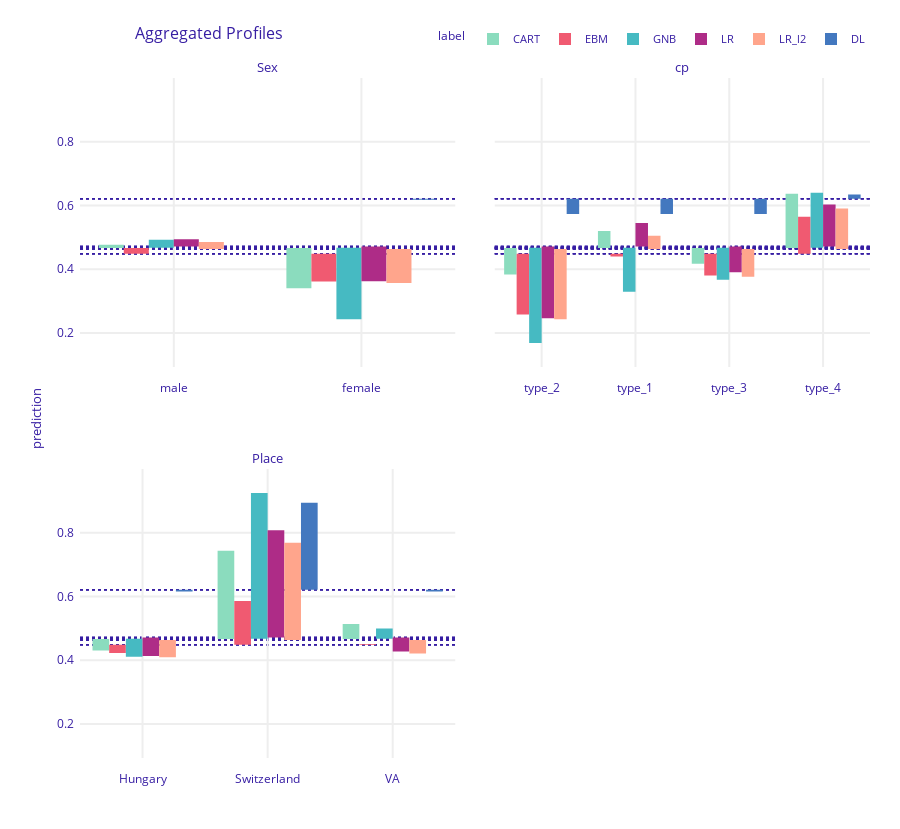

Source (notebook cell):
### Markdown cell above
### Plot Aggregated Profiles for Categorical

### Code cell
pd_cart_cat.plot([pd_ebm_cat, pd_gnb_cat, pd_lr_cat, pd_lr_l2_cat, pd_dl_cat], variables=cat_feat)

### Figure 1 — Plotly figure (JSON) as saved in the notebook; plotly's stock layout.template omitted (floating-point values rounded to 4 significant figures)
{"data": [{"alignmentgroup": "True", "base": [0.4667, 0.4667], "customdata": [[0.4767, "CART", "Sex"], [0.34, "CART", "Sex"]], "hovertemplate": "<b>%{hovertext}</b><br><br>mean_prediction=%{base:.3f}<br>prediction=%{customdata[0]:.3f}<extra></extra>", "hovertext": ["CART", "CART"], "legendgroup": "CART", "marker": {"color": "#8bdcbe", "pattern": {"shape": ""}}, "name": "CART", "offsetgroup": "CART", "orientation": "v", "showlegend": true, "textposition": "auto", "type": "bar", "x": ["male", "female"], "xaxis": "x3", "y": [0.01, -0.1267], "yaxis": "y3"}, {"alignmentgroup": "True", "base": [0.4667, 0.4667, 0.4667, 0.4667], "customdata": [[0.3833, "CART", "cp"], [0.52, "CART", "cp"], [0.4167, "CART", "cp"], [0.6367, "CART", "cp"]], "hovertemplate": "<b>%{hovertext}</b><br><br>mean_prediction=%{base:.3f}<br>prediction=%{customdata[0]:.3f}<extra></extra>", "hovertext": ["CART", "CART", "CART", "CART"], "legendgroup": "CART", "marker": {"color": "#8bdcbe", "pattern": {"shape": ""}}, "name": "CART", "offsetgroup": "CART", "orientation": "v", "showlegend": false, "textposition": "auto", "type": "bar", "x": ["type_2", "type_1", "type_3", "type_4"], "xaxis": "x4", "y": [-0.08333, 0.05333, -0.05, 0.17], "yaxis": "y4"}, {"alignmentgroup": "True", "base": [0.4667, 0.4667, 0.4667], "customdata": [[0.43, "CART", "Place"], [0.7433, "CART", "Place"], [0.5133, "CART", "Place"]], "hovertemplate": "<b>%{hovertext}</b><br><br>mean_prediction=%{base:.3f}<br>prediction=%{customdata[0]:.3f}<extra></extra>", "hovertext": ["CART", "CART", "CART"], "legendgroup": "CART", "marker": {"color": "#8bdcbe", "pattern": {"shape": ""}}, "name": "CART", "offsetgroup": "CART", "orientation": "v", "showlegend": false, "textposition": "auto", "type": "bar", "x": ["Hungary", "Switzerland", "VA"], "xaxis": "x", "y": [-0.03667, 0.2767, 0.04667], "yaxis": "y"}, {"alignmentgroup": "True", "base": [0.4485, 0.4485], "customdata": [[0.4665, "EBM", "Sex"], [0.3613, "EBM", "Sex"]], "hovertemplate": "<b>%{hovertext}</b><br><br>mean_prediction=%{base:.3f}<br>prediction=%{customdata[0]:.3f}<extra></extra>", "hovertext": ["EBM", "EBM"], "legendgroup": "EBM", "marker": {"color": "#f05a71", "pattern": {"shape": ""}}, "name": "EBM", "offsetgroup": "EBM", "orientation": "v", "showlegend": true, "textposition": "auto", "type": "bar", "x": ["male", "female"], "xaxis": "x3", "y": [0.01798, -0.08715], "yaxis": "y3"}, {"alignmentgroup": "True", "base": [0.4485, 0.4485, 0.4485, 0.4485], "customdata": [[0.2579, "EBM", "cp"], [0.4401, "EBM", "cp"], [0.3802, "EBM", "cp"], [0.5648, "EBM", "cp"]], "hovertemplate": "<b>%{hovertext}</b><br><br>mean_prediction=%{base:.3f}<br>prediction=%{customdata[0]:.3f}<extra></extra>", "hovertext": ["EBM", "EBM", "EBM", "EBM"], "legendgroup": "EBM", "marker": {"color": "#f05a71", "pattern": {"shape": ""}}, "name": "EBM", "offsetgroup": "EBM", "orientation": "v", "showlegend": false, "textposition": "auto", "type": "bar", "x": ["type_2", "type_1", "type_3", "type_4"], "xaxis": "x4", "y": [-0.1906, -0.008378, -0.06824, 0.1164], "yaxis": "y4"}, {"alignmentgroup": "True", "base": [0.4485, 0.4485, 0.4485], "customdata": [[0.4222, "EBM", "Place"], [0.5854, "EBM", "Place"], [0.451, "EBM", "Place"]], "hovertemplate": "<b>%{hovertext}</b><br><br>mean_prediction=%{base:.3f}<br>prediction=%{customdata[0]:.3f}<extra></extra>", "hovertext": ["EBM", "EBM", "EBM"], "legendgroup": "EBM", "marker": {"color": "#f05a71", "pattern": {"shape": ""}}, "name": "EBM", "offsetgroup": "EBM", "orientation": "v", "showlegend": false, "textposition": "auto", "type": "bar", "x": ["Hungary", "Switzerland", "VA"], "xaxis": "x", "y": [-0.02626, 0.1369, 0.002484], "yaxis": "y"}, {"alignmentgroup": "True", "base": [0.4673, 0.4673], "customdata": [[0.4924, "GNB", "Sex"], [0.2432, "GNB", "Sex"]], "hovertemplate": "<b>%{hovertext}</b><br><br>mean_prediction=%{base:.3f}<br>prediction=%{customdata[0]:.3f}<extra></extra>", "hovertext": ["GNB", "GNB"], "legendgroup": "GNB", "marker": {"color": "#46bac2", "pattern": {"shape": ""}}, "name": "GNB", "offsetgroup": "GNB", "orientation": "v", "showlegend": true, "textposition": "auto", "type": "bar", "x": ["male", "female"], "xaxis": "x3", "y": [0.02509, -0.2241], "yaxis": "y3"}, {"alignmentgroup": "True", "base": [0.4673, 0.4673, 0.4673, 0.4673], "customdata": [[0.1687, "GNB", "cp"], [0.3291, "GNB", "cp"], [0.3667, "GNB", "cp"], [0.6397, "GNB", "cp"]], "hovertemplate": "<b>%{hovertext}</b><br><br>mean_prediction=%{base:.3f}<br>prediction=%{customdata[0]:.3f}<extra></extra>", "hovertext": ["GNB", "GNB", "GNB", "GNB"], "legendgroup": "GNB", "marker": {"color": "#46bac2", "pattern": {"shape": ""}}, "name": "GNB", "offsetgroup": "GNB", "orientation": "v", "showlegend": false, "textposition": "auto", "type": "bar", "x": ["type_2", "type_1", "type_3", "type_4"], "xaxis": "x4", "y": [-0.2985, -0.1382, -0.1006, 0.1724], "yaxis": "y4"}, {"alignmentgroup": "True", "base": [0.4673, 0.4673, 0.4673], "customdata": [[0.4104, "GNB", "Place"], [0.9241, "GNB", "Place"], [0.4992, "GNB", "Place"]], "hovertemplate": "<b>%{hovertext}</b><br><br>mean_prediction=%{base:.3f}<br>prediction=%{customdata[0]:.3f}<extra></extra>", "hovertext": ["GNB", "GNB", "GNB"], "legendgroup": "GNB", "marker": {"color": "#46bac2", "pattern": {"shape": ""}}, "name": "GNB", "offsetgroup": "GNB", "orientation": "v", "showlegend": false, "textposition": "auto", "type": "bar", "x": ["Hungary", "Switzerland", "VA"], "xaxis": "x", "y": [-0.05689, 0.4568, 0.03194], "yaxis": "y"}, {"alignmentgroup": "True", "base": [0.4712, 0.4712], "customdata": [[0.4935, "LR", "Sex"], [0.3622, "LR", "Sex"]], "hovertemplate": "<b>%{hovertext}</b><br><br>mean_prediction=%{base:.3f}<br>prediction=%{customdata[0]:.3f}<extra></extra>", "hovertext": ["LR", "LR"], "legendgroup": "LR", "marker": {"color": "#ae2c87", "pattern": {"shape": ""}}, "name": "LR", "offsetgroup": "LR", "orientation": "v", "showlegend": true, "textposition": "auto", "type": "bar", "x": ["male", "female"], "xaxis": "x3", "y": [0.02234, -0.109], "yaxis": "y3"}, {"alignmentgroup": "True", "base": [0.4712, 0.4712, 0.4712, 0.4712], "customdata": [[0.2462, "LR", "cp"], [0.5444, "LR", "cp"], [0.3904, "LR", "cp"], [0.6031, "LR", "cp"]], "hovertemplate": "<b>%{hovertext}</b><br><br>mean_prediction=%{base:.3f}<br>prediction=%{customdata[0]:.3f}<extra></extra>", "hovertext": ["LR", "LR", "LR", "LR"], "legendgroup": "LR", "marker": {"color": "#ae2c87", "pattern": {"shape": ""}}, "name": "LR", "offsetgroup": "LR", "orientation": "v", "showlegend": false, "textposition": "auto", "type": "bar", "x": ["type_2", "type_1", "type_3", "type_4"], "xaxis": "x4", "y": [-0.225, 0.07327, -0.08077, 0.132], "yaxis": "y4"}, {"alignmentgroup": "True", "base": [0.4712, 0.4712, 0.4712], "customdata": [[0.4129, "LR", "Place"], [0.8073, "LR", "Place"], [0.427, "LR", "Place"]], "hovertemplate": "<b>%{hovertext}</b><br><br>mean_prediction=%{base:.3f}<br>prediction=%{customdata[0]:.3f}<extra></extra>", "hovertext": ["LR", "LR", "LR"], "legendgroup": "LR", "marker": {"color": "#ae2c87", "pattern": {"shape": ""}}, "name": "LR", "offsetgroup": "LR", "orientation": "v", "showlegend": false, "textposition": "auto", "type": "bar", "x": ["Hungary", "Switzerland", "VA"], "xaxis": "x", "y": [-0.05824, 0.3361, -0.0442], "yaxis": "y"}, {"alignmentgroup": "True", "base": [0.4633, 0.4633], "customdata": [[0.485, "LR_l2", "Sex"], [0.3569, "LR_l2", "Sex"]], "hovertemplate": "<b>%{hovertext}</b><br><br>mean_prediction=%{base:.3f}<br>prediction=%{customdata[0]:.3f}<extra></extra>", "hovertext": ["LR_l2", "LR_l2"], "legendgroup": "LR_l2", "marker": {"color": "#ffa58c", "pattern": {"shape": ""}}, "name": "LR_l2", "offsetgroup": "LR_l2", "orientation": "v", "showlegend": true, "textposition": "auto", "type": "bar", "x": ["male", "female"], "xaxis": "x3", "y": [0.02178, -0.1064], "yaxis": "y3"}, {"alignmentgroup": "True", "base": [0.4633, 0.4633, 0.4633, 0.4633], "customdata": [[0.2432, "LR_l2", "cp"], [0.5045, "LR_l2", "cp"], [0.3762, "LR_l2", "cp"], [0.5903, "LR_l2", "cp"]], "hovertemplate": "<b>%{hovertext}</b><br><br>mean_prediction=%{base:.3f}<br>prediction=%{customdata[0]:.3f}<extra></extra>", "hovertext": ["LR_l2", "LR_l2", "LR_l2", "LR_l2"], "legendgroup": "LR_l2", "marker": {"color": "#ffa58c", "pattern": {"shape": ""}}, "name": "LR_l2", "offsetgroup": "LR_l2", "orientation": "v", "showlegend": false, "textposition": "auto", "type": "bar", "x": ["type_2", "type_1", "type_3", "type_4"], "xaxis": "x4", "y": [-0.22, 0.04126, -0.08706, 0.1271], "yaxis": "y4"}, {"alignmentgroup": "True", "base": [0.4633, 0.4633, 0.4633], "customdata": [[0.4096, "LR_l2", "Place"], [0.7686, "LR_l2", "Place"], [0.4213, "LR_l2", "Place"]], "hovertemplate": "<b>%{hovertext}</b><br><br>mean_prediction=%{base:.3f}<br>prediction=%{customdata[0]:.3f}<extra></extra>", "hovertext": ["LR_l2", "LR_l2", "LR_l2"], "legendgroup": "LR_l2", "marker": {"color": "#ffa58c", "pattern": {"shape": ""}}, "name": "LR_l2", "offsetgroup": "LR_l2", "orientation": "v", "showlegend": false, "textposition": "auto", "type": "bar", "x": ["Hungary", "Switzerland", "VA"], "xaxis": "x", "y": [-0.05369, 0.3053, -0.04195], "yaxis": "y"}, {"alignmentgroup": "True", "base": [0.6207, 0.6207], "customdata": [[0.6213, "DL", "Sex"], [0.6178, "DL", "Sex"]], "hovertemplate": "<b>%{hovertext}</b><br><br>mean_prediction=%{base:.3f}<br>prediction=%{customdata[0]:.3f}<extra></extra>", "hovertext": ["DL", "DL"], "legendgroup": "DL", "marker": {"color": "#4378bf", "pattern": {"shape": ""}}, "name": "DL", "offsetgroup": "DL", "orientation": "v", "showlegend": true, "textposition": "auto", "type": "bar", "x": ["male", "female"], "xaxis": "x3", "y": [0.0005723, -0.002875], "yaxis": "y3"}, {"alignmentgroup": "True", "base": [0.6207, 0.6207, 0.6207, 0.6207], "customdata": [[0.573, "DL", "cp"], [0.573, "DL", "cp"], [0.573, "DL", "cp"], [0.6339, "DL", "cp"]], "hovertemplate": "<b>%{hovertext}</b><br><br>mean_prediction=%{base:.3f}<br>prediction=%{customdata[0]:.3f}<extra></extra>", "hovertext": ["DL", "DL", "DL", "DL"], "legendgroup": "DL", "marker": {"color": "#4378bf", "pattern": {"shape": ""}}, "name": "DL", "offsetgroup": "DL", "orientation": "v", "showlegend": false, "textposition": "auto", "type": "bar", "x": ["type_2", "type_1", "type_3", "type_4"], "xaxis": "x4", "y": [-0.04773, -0.04773, -0.04773, 0.01321], "yaxis": "y4"}, {"alignmentgroup": "True", "base": [0.6207, 0.6207, 0.6207], "customdata": [[0.6158, "DL", "Place"], [0.8941, "DL", "Place"], [0.615, "DL", "Place"]], "hovertemplate": "<b>%{hovertext}</b><br><br>mean_prediction=%{base:.3f}<br>prediction=%{customdata[0]:.3f}<extra></extra>", "hovertext": ["DL", "DL", "DL"], "legendgroup": "DL", "marker": {"color": "#4378bf", "pattern": {"shape": ""}}, "name": "DL", "offsetgroup": "DL", "orientation": "v", "showlegend": false, "textposition": "auto", "type": "bar", "x": ["Hungary", "Switzerland", "VA"], "xaxis": "x", "y": [-0.004922, 0.2733, -0.005693], "yaxis": "y"}], "layout": {"annotations": [{"font": {"size": 13}, "showarrow": false, "text": "Place", "x": 0.2375, "xanchor": "center", "xref": "paper", "y": 0.425, "yanchor": "bottom", "yref": "paper"}, {"font": {"size": 13}, "showarrow": false, "text": "Sex", "x": 0.2375, "xanchor": "center", "xref": "paper", "y": 1, "yanchor": "bottom", "yref": "paper"}, {"font": {"size": 13}, "showarrow": false, "text": "cp", "x": 0.7625, "xanchor": "center", "xref": "paper", "y": 1, "yanchor": "bottom", "yref": "paper"}, {"font": {"size": 13}, "showarrow": false, "text": "prediction", "textangle": -90, "x": -0.07, "xref": "paper", "y": 0.5, "yref": "paper"}], "barmode": "group", "font": {"color": "#371ea3"}, "height": 829, "hovermode": "x unified", "legend": {"font": {"size": 11}, "itemsizing": "constant", "orientation": "h", "title": {"font": {"size": 12}, "text": "label"}, "tracegroupgap": 0, "x": 1, "xanchor": "right", "y": 1.036, "yanchor": "bottom"}, "margin": {"b": 71, "r": 30, "t": 78}, "shapes": [{"layer": "below", "line": {"color": "#371ea3", "dash": "dot", "width": 1.5}, "type": "line", "x0": 0, "x1": 1, "xref": "x domain", "y0": 0.4667, "y1": 0.4667, "yref": "y"}, {"layer": "below", "line": {"color": "#371ea3", "dash": "dot", "width": 1.5}, "type": "line", "x0": 0, "x1": 1, "xref": "x3 domain", "y0": 0.4667, "y1": 0.4667, "yref": "y3"}, {"layer": "below", "line": {"color": "#371ea3", "dash": "dot", "width": 1.5}, "type": "line", "x0": 0, "x1": 1, "xref": "x4 domain", "y0": 0.4667, "y1": 0.4667, "yref": "y4"}, {"layer": "below", "line": {"color": "#371ea3", "dash": "dot", "width": 1.5}, "type": "line", "x0": 0, "x1": 1, "xref": "x domain", "y0": 0.4667, "y1": 0.4667, "yref": "y"}, {"layer": "below", "line": {"color": "#371ea3", "dash": "dot", "width": 1.5}, "type": "line", "x0": 0, "x1": 1, "xref": "x3 domain", "y0": 0.4667, "y1": 0.4667, "yref": "y3"}, {"layer": "below", "line": {"color": "#371ea3", "dash": "dot", "width": 1.5}, "type": "line", "x0": 0, "x1": 1, "xref": "x4 domain", "y0": 0.4667, "y1": 0.4667, "yref": "y4"}, {"layer": "below", "line": {"color": "#371ea3", "dash": "dot", "width": 1.5}, "type": "line", "x0": 0, "x1": 1, "xref": "x domain", "y0": 0.4667, "y1": 0.4667, "yref": "y"}, {"layer": "below", "line": {"color": "#371ea3", "dash": "dot", "width": 1.5}, "type": "line", "x0": 0, "x1": 1, "xref": "x3 domain", "y0": 0.4667, "y1": 0.4667, "yref": "y3"}, {"layer": "below", "line": {"color": "#371ea3", "dash": "dot", "width": 1.5}, "type": "line", "x0": 0, "x1": 1, "xref": "x4 domain", "y0": 0.4667, "y1": 0.4667, "yref": "y4"}, {"layer": "below", "line": {"color": "#371ea3", "dash": "dot", "width": 1.5}, "type": "line", "x0": 0, "x1": 1, "xref": "x domain", "y0": 0.4485, "y1": 0.4485, "yref": "y"}, {"layer": "below", "line": {"color": "#371ea3", "dash": "dot", "width": 1.5}, "type": "line", "x0": 0, "x1": 1, "xref": "x3 domain", "y0": 0.4485, "y1": 0.4485, "yref": "y3"}, {"layer": "below", "line": {"color": "#371ea3", "dash": "dot", "width": 1.5}, "type": "line", "x0": 0, "x1": 1, "xref": "x4 domain", "y0": 0.4485, "y1": 0.4485, "yref": "y4"}, {"layer": "below", "line": {"color": "#371ea3", "dash": "dot", "width": 1.5}, "type": "line", "x0": 0, "x1": 1, "xref": "x domain", "y0": 0.4485, "y1": 0.4485, "yref": "y"}, {"layer": "below", "line": {"color": "#371ea3", "dash": "dot", "width": 1.5}, "type": "line", "x0": 0, "x1": 1, "xref": "x3 domain", "y0": 0.4485, "y1": 0.4485, "yref": "y3"}, {"layer": "below", "line": {"color": "#371ea3", "dash": "dot", "width": 1.5}, "type": "line", "x0": 0, "x1": 1, "xref": "x4 domain", "y0": 0.4485, "y1": 0.4485, "yref": "y4"}, {"layer": "below", "line": {"color": "#371ea3", "dash": "dot", "width": 1.5}, "type": "line", "x0": 0, "x1": 1, "xref": "x domain", "y0": 0.4485, "y1": 0.4485, "yref": "y"}, {"layer": "below", "line": {"color": "#371ea3", "dash": "dot", "width": 1.5}, "type": "line", "x0": 0, "x1": 1, "xref": "x3 domain", "y0": 0.4485, "y1": 0.4485, "yref": "y3"}, {"layer": "below", "line": {"color": "#371ea3", "dash": "dot", "width": 1.5}, "type": "line", "x0": 0, "x1": 1, "xref": "x4 domain", "y0": 0.4485, "y1": 0.4485, "yref": "y4"}, {"layer": "below", "line": {"color": "#371ea3", "dash": "dot", "width": 1.5}, "type": "line", "x0": 0, "x1": 1, "xref": "x domain", "y0": 0.4673, "y1": 0.4673, "yref": "y"}, {"layer": "below", "line": {"color": "#371ea3", "dash": "dot", "width": 1.5}, "type": "line", "x0": 0, "x1": 1, "xref": "x3 domain", "y0": 0.4673, "y1": 0.4673, "yref": "y3"}, {"layer": "below", "line": {"color": "#371ea3", "dash": "dot", "width": 1.5}, "type": "line", "x0": 0, "x1": 1, "xref": "x4 domain", "y0": 0.4673, "y1": 0.4673, "yref": "y4"}, {"layer": "below", "line": {"color": "#371ea3", "dash": "dot", "width": 1.5}, "type": "line", "x0": 0, "x1": 1, "xref": "x domain", "y0": 0.4673, "y1": 0.4673, "yref": "y"}, {"layer": "below", "line": {"color": "#371ea3", "dash": "dot", "width": 1.5}, "type": "line", "x0": 0, "x1": 1, "xref": "x3 domain", "y0": 0.4673, "y1": 0.4673, "yref": "y3"}, {"layer": "below", "line": {"color": "#371ea3", "dash": "dot", "width": 1.5}, "type": "line", "x0": 0, "x1": 1, "xref": "x4 domain", "y0": 0.4673, "y1": 0.4673, "yref": "y4"}, {"layer": "below", "line": {"color": "#371ea3", "dash": "dot", "width": 1.5}, "type": "line", "x0": 0, "x1": 1, "xref": "x domain", "y0": 0.4673, "y1": 0.4673, "yref": "y"}, {"layer": "below", "line": {"color": "#371ea3", "dash": "dot", "width": 1.5}, "type": "line", "x0": 0, "x1": 1, "xref": "x3 domain", "y0": 0.4673, "y1": 0.4673, "yref": "y3"}, {"layer": "below", "line": {"color": "#371ea3", "dash": "dot", "width": 1.5}, "type": "line", "x0": 0, "x1": 1, "xref": "x4 domain", "y0": 0.4673, "y1": 0.4673, "yref": "y4"}, {"layer": "below", "line": {"color": "#371ea3", "dash": "dot", "width": 1.5}, "type": "line", "x0": 0, "x1": 1, "xref": "x domain", "y0": 0.4712, "y1": 0.4712, "yref": "y"}, {"layer": "below", "line": {"color": "#371ea3", "dash": "dot", "width": 1.5}, "type": "line", "x0": 0, "x1": 1, "xref": "x3 domain", "y0": 0.4712, "y1": 0.4712, "yref": "y3"}, {"layer": "below", "line": {"color": "#371ea3", "dash": "dot", "width": 1.5}, "type": "line", "x0": 0, "x1": 1, "xref": "x4 domain", "y0": 0.4712, "y1": 0.4712, "yref": "y4"}, {"layer": "below", "line": {"color": "#371ea3", "dash": "dot", "width": 1.5}, "type": "line", "x0": 0, "x1": 1, "xref": "x domain", "y0": 0.4712, "y1": 0.4712, "yref": "y"}, {"layer": "below", "line": {"color": "#371ea3", "dash": "dot", "width": 1.5}, "type": "line", "x0": 0, "x1": 1, "xref": "x3 domain", "y0": 0.4712, "y1": 0.4712, "yref": "y3"}, {"layer": "below", "line": {"color": "#371ea3", "dash": "dot", "width": 1.5}, "type": "line", "x0": 0, "x1": 1, "xref": "x4 domain", "y0": 0.4712, "y1": 0.4712, "yref": "y4"}, {"layer": "below", "line": {"color": "#371ea3", "dash": "dot", "width": 1.5}, "type": "line", "x0": 0, "x1": 1, "xref": "x domain", "y0": 0.4712, "y1": 0.4712, "yref": "y"}, {"layer": "below", "line": {"color": "#371ea3", "dash": "dot", "width": 1.5}, "type": "line", "x0": 0, "x1": 1, "xref": "x3 domain", "y0": 0.4712, "y1": 0.4712, "yref": "y3"}, {"layer": "below", "line": {"color": "#371ea3", "dash": "dot", "width": 1.5}, "type": "line", "x0": 0, "x1": 1, "xref": "x4 domain", "y0": 0.4712, "y1": 0.4712, "yref": "y4"}, {"layer": "below", "line": {"color": "#371ea3", "dash": "dot", "width": 1.5}, "type": "line", "x0": 0, "x1": 1, "xref": "x domain", "y0": 0.4633, "y1": 0.4633, "yref": "y"}, {"layer": "below", "line": {"color": "#371ea3", "dash": "dot", "width": 1.5}, "type": "line", "x0": 0, "x1": 1, "xref": "x3 domain", "y0": 0.4633, "y1": 0.4633, "yref": "y3"}, {"layer": "below", "line": {"color": "#371ea3", "dash": "dot", "width": 1.5}, "type": "line", "x0": 0, "x1": 1, "xref": "x4 domain", "y0": 0.4633, "y1": 0.4633, "yref": "y4"}, {"layer": "below", "line": {"color": "#371ea3", "dash": "dot", "width": 1.5}, "type": "line", "x0": 0, "x1": 1, "xref": "x domain", "y0": 0.4633, "y1": 0.4633, "yref": "y"}, {"layer": "below", "line": {"color": "#371ea3", "dash": "dot", "width": 1.5}, "type": "line", "x0": 0, "x1": 1, "xref": "x3 domain", "y0": 0.4633, "y1": 0.4633, "yref": "y3"}, {"layer": "below", "line": {"color": "#371ea3", "dash": "dot", "width": 1.5}, "type": "line", "x0": 0, "x1": 1, "xref": "x4 domain", "y0": 0.4633, "y1": 0.4633, "yref": "y4"}, {"layer": "below", "line": {"color": "#371ea3", "dash": "dot", "width": 1.5}, "type": "line", "x0": 0, "x1": 1, "xref": "x domain", "y0": 0.4633, "y1": 0.4633, "yref": "y"}, {"layer": "below", "line": {"color": "#371ea3", "dash": "dot", "width": 1.5}, "type": "line", "x0": 0, "x1": 1, "xref": "x3 domain", "y0": 0.4633, "y1": 0.4633, "yref": "y3"}, {"layer": "below", "line": {"color": "#371ea3", "dash": "dot", "width": 1.5}, "type": "line", "x0": 0, "x1": 1, "xref": "x4 domain", "y0": 0.4633, "y1": 0.4633, "yref": "y4"}, {"layer": "below", "line": {"color": "#371ea3", "dash": "dot", "width": 1.5}, "type": "line", "x0": 0, "x1": 1, "xref": "x domain", "y0": 0.6207, "y1": 0.6207, "yref": "y"}, {"layer": "below", "line": {"color": "#371ea3", "dash": "dot", "width": 1.5}, "type": "line", "x0": 0, "x1": 1, "xref": "x3 domain", "y0": 0.6207, "y1": 0.6207, "yref": "y3"}, {"layer": "below", "line": {"color": "#371ea3", "dash": "dot", "width": 1.5}, "type": "line", "x0": 0, "x1": 1, "xref": "x4 domain", "y0": 0.6207, "y1": 0.6207, "yref": "y4"}, {"layer": "below", "line": {"color": "#371ea3", "dash": "dot", "width": 1.5}, "type": "line", "x0": 0, "x1": 1, "xref": "x domain", "y0": 0.6207, "y1": 0.6207, "yref": "y"}, {"layer": "below", "line": {"color": "#371ea3", "dash": "dot", "width": 1.5}, "type": "line", "x0": 0, "x1": 1, "xref": "x3 domain", "y0": 0.6207, "y1": 0.6207, "yref": "y3"}, {"layer": "below", "line": {"color": "#371ea3", "dash": "dot", "width": 1.5}, "type": "line", "x0": 0, "x1": 1, "xref": "x4 domain", "y0": 0.6207, "y1": 0.6207, "yref": "y4"}, {"layer": "below", "line": {"color": "#371ea3", "dash": "dot", "width": 1.5}, "type": "line", "x0": 0, "x1": 1, "xref": "x domain", "y0": 0.6207, "y1": 0.6207, "yref": "y"}, {"layer": "below", "line": {"color": "#371ea3", "dash": "dot", "width": 1.5}, "type": "line", "x0": 0, "x1": 1, "xref": "x3 domain", "y0": 0.6207, "y1": 0.6207, "yref": "y3"}, {"layer": "below", "line": {"color": "#371ea3", "dash": "dot", "width": 1.5}, "type": "line", "x0": 0, "x1": 1, "xref": "x4 domain", "y0": 0.6207, "y1": 0.6207, "yref": "y4"}], "title": {"font": {"size": 16}, "text": "Aggregated Profiles", "x": 0.15}, "xaxis": {"anchor": "y", "automargin": true, "domain": [0, 0.475], "fixedrange": true, "gridwidth": 2, "showticklabels": true, "tickcolor": "white", "ticklen": 10, "ticks": "outside", "title": {"text": ""}, "type": "category"}, "xaxis2": {"anchor": "y2", "automargin": true, "domain": [0.525, 1], "fixedrange": true, "gridwidth": 2, "showticklabels": true, "tickcolor": "white", "ticklen": 10, "ticks": "outside", "title": {"text": ""}, "type": "category"}, "xaxis3": {"anchor": "y3", "automargin": true, "domain": [0, 0.475], "fixedrange": true, "gridwidth": 2, "showticklabels": true, "tickcolor": "white", "ticklen": 10, "ticks": "outside", "title": {"text": ""}, "type": "category"}, "xaxis4": {"anchor": "y4", "automargin": true, "domain": [0.525, 1], "fixedrange": true, "gridwidth": 2, "showticklabels": true, "tickcolor": "white", "ticklen": 10, "ticks": "outside", "title": {"text": ""}, "type": "category"}, "yaxis": {"anchor": "x", "automargin": true, "domain": [0, 0.425], "fixedrange": true, "gridwidth": 2, "range": [0.09321, 0.9996], "tickcolor": "white", "ticklen": 3, "ticks": "outside", "title": {"text": ""}, "type": "linear", "zeroline": false}, "yaxis2": {"anchor": "x2", "automargin": true, "domain": [0, 0.425], "fixedrange": true, "gridwidth": 2, "matches": "y", "showticklabels": false, "tickcolor": "white", "ticklen": 3, "ticks": "outside", "title": {"text": ""}, "type": "linear", "zeroline": false}, "yaxis3": {"anchor": "x3", "automargin": true, "domain": [0.575, 1], "fixedrange": true, "gridwidth": 2, "matches": "y", "range": [0.09321, 0.9996], "tickcolor": "white", "ticklen": 3, "ticks": "outside", "title": {"text": ""}, "type": "linear", "zeroline": false}, "yaxis4": {"anchor": "x4", "automargin": true, "domain": [0.575, 1], "fixedrange": true, "gridwidth": 2, "matches": "y", "showticklabels": false, "tickcolor": "white", "ticklen": 3, "ticks": "outside", "title": {"text": ""}, "type": "linear", "zeroline": false}}}
